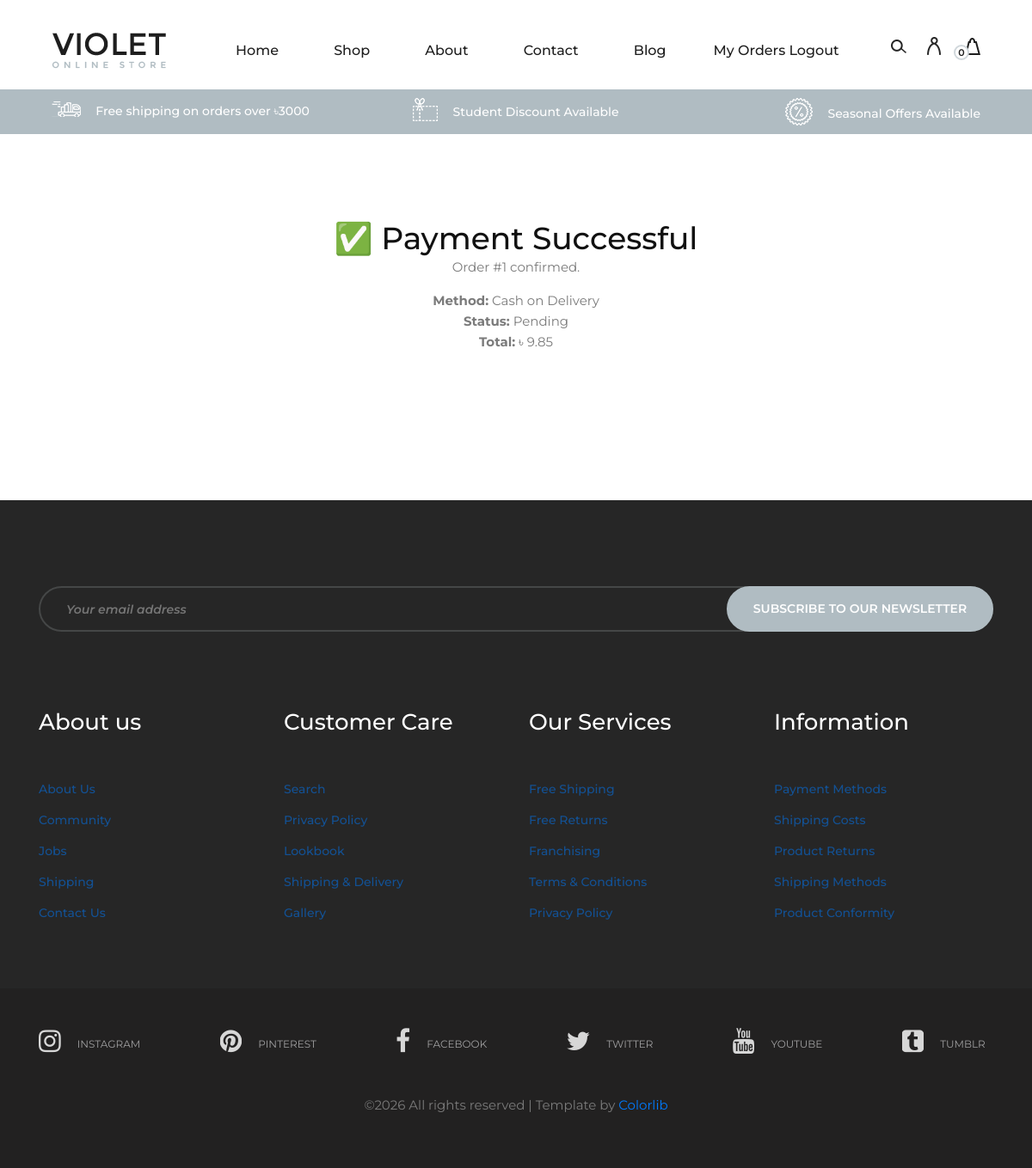
The app's page /payment/success/1/ (signed in) with its own data.
### product/models.py (models this page shows, shortened)
class Cart(models.Model):
    user = models.ForeignKey(
        settings.AUTH_USER_MODEL,
        related_name="carts",
        on_delete=models.CASCADE,
        null=True,
        blank=True
    )
    created_at = models.DateTimeField(auto_now_add=True)
    class Meta:
        ordering = ["-id"]

class Order(models.Model):
    STATUS_CHOICES = (
        ("pending", "Pending"),
        ("processing", "Processing"),
        ("shipped", "Shipped"),
        ("completed", "Completed"),
        ("cancelled", "Cancelled"),
    )
    user = models.ForeignKey(
        settings.AUTH_USER_MODEL,
        on_delete=models.CASCADE
    )
    first_name = models.CharField(max_length=100)
    last_name = models.CharField(max_length=100)
    email = models.EmailField()
    phone = models.CharField(max_length=20)
    address = models.TextField()
    total_amount = models.DecimalField(max_digits=10, decimal_places=2)
    payment_method = models.CharField(
        max_length=20,
        choices=[("cod", "Cash on Delivery"), ("card", "Card"), ("bkash", "Bkash")],
        default="cod"
    )
    status = models.CharField(
        max_length=20,
        choices=STATUS_CHOICES,
        default="pending",
        db_index=True
    )
    is_paid = models.BooleanField(default=False)
    created_at = models.DateTimeField(auto_now_add=True)
    class Meta:
        ordering = ["-created_at"]
        indexes = [
            models.Index(fields=["status"]),
            models.Index(fields=["created_at"]),
        ]

### product/views.py (the view)
# urls.py: path("payment/success/<int:order_id>/", payment_success, name="payment_success"),
@login_required
@require_GET
def payment_success(request, order_id):
    order = get_object_or_404(Order, id=order_id, user=request.user)
    return render(request, "order/payment_success.html", {"order": order})

### product/context_processors.py (called while the page is built)
def cart_context(request):
    if request.user.is_authenticated:
        cart = Cart.objects.filter(user=request.user).first()
        return {"cart": cart}
    return {"cart": None}

### product/templates/order/payment_success.html (shortened to what this page needs)
{% extends "base.html" %}
{% block content %}
<section class="checkout-section spad">
  <div class="container text-center">
    <h2>✅ Payment Successful</h2>
    <p>Order #{{ order.id }} confirmed.</p>
    <p>
      <strong>Method:</strong> {{ order.get_payment_method_display }} <br>
      <strong>Status:</strong> {{ order.get_status_display }} <br>
      <strong>Total:</strong> ৳ {{ order.total_amount|floatformat:2 }}
    </p>
    <a href="{% url 'orders' %}" class="primary-btn">Go to My Orders</a>
  </div>
</section>
{% endblock %}

### product/templates/header.html (shortened to what this page needs)
{% load static %}
<header class="header-section">
    <div class="container-fluid">
        <div class="inner-header">
            <div class="logo">
                <a href="{% url 'product:home' %}">
                    <img src="{% static 'img/logo.png' %}" alt="Sharar Store">
                </a>
            </div>
            <div class="header-right">
                <img src="{% static 'img/icons/search.png' %}" alt="Search" class="search-trigger">
                {% if user.is_authenticated %}
                    <img src="{% static 'img/icons/man.png' %}" alt="User">
                {% endif %}
                <a href="{% url 'product:cart' %}">
                    <img src="{% static 'img/icons/bag.png' %}" alt="Cart">
                    <span>
                        {% if cart %}
                            {{ cart.items.count }}
                        {% else %}
                            0
                        {% endif %}
                    </span>
                </a>
            </div>
            <div class="user-access">
                {% if user.is_authenticated %}
                    <a href="{% url 'product:orders' %}">My Orders</a>
                    <a href="{% url 'logout' %}">Logout</a>
                {% else %}
                    <a href="{% url 'registration' %}">Register</a>
                    <a href="{% url 'login' %}" class="in">Sign in</a>
                {% endif %}
            </div>
            <nav class="main-menu mobile-menu">
                <ul>
                    <li class="{% if request.path == '/' %}active{% endif %}">
                        <a href="{% url 'product:home' %}">Home</a>
                    </li>
                    <li>
                        <a href="#">Shop</a>
                    </li>
                    <li><a href="{% url 'about' %}">About</a></li>
                    <li><a href="{% url 'contact' %}">Contact</a></li>
                    <li><a href="#">Blog</a></li>
                </ul>
            </nav>
        </div>
    </div>
</header>
<div class="header-info">
    <div class="container-fluid">
        <div class="row">
            <div class="col-md-4">
                <div class="header-item">
                    <img src="{% static 'img/icons/delivery.png' %}" alt="">
                    <p>Free shipping on orders over ৳3000</p>
                </div>
            </div>
            <div class="col-md-4 text-left text-lg-center">
                <div class="header-item">
                    <img src="{% static 'img/icons/voucher.png' %}" alt="">
                    <p>Student Discount Available</p>
                </div>
            </div>
            <div class="col-md-4 text-left text-xl-right">
                <div class="header-item">
                    <img src="{% static 'img/icons/sales.png' %}" alt="">
                    <p>Seasonal Offers Available</p>
                </div>
            </div>
        </div>
    </div>
</div>

### product/static/css/style.css (style rules this page uses)
html, body { height: 100%; font-family: "Montserrat", sans-serif; -webkit-font-smoothing: antialiased; font-smoothing: antialiased; background: none; }
h1, h2, h3, h4, h5, h6 { margin: 0; color: #111111; font-weight: 500; font-family: "Montserrat", sans-serif; }
h2 { font-size: 36px; }
p { font-size: 15px; color: #7b7b7b; font-weight: 400; line-height: 1.6; font-family: "Montserrat", sans-serif; margin: 0 0 15px 0; }
img { max-width: 100%; }
ul, ol { padding: 0; margin: 0; }
.spad { padding-top: 100px; padding-bottom: 100px; }
.primary-btn { color: #fff; display: inline-block; font-size: 14px; font-weight: 600; padding: 16px 40px; border: 2px solid #fff; border-radius: 50px; text-transform: uppercase; }
.header-section { height: 104px; padding-top: 38px; padding-bottom: 24px; padding-left: 45px; padding-right: 45px; }
.inner-header .logo { float: left; }
.inner-header .header-right { float: right; line-height: 30px; }
.inner-header .header-right img { display: inline-block; margin-right: 20px; cursor: pointer; }
.inner-header .header-right a { display: inline-block; position: relative; }
.inner-header .header-right a img { margin-right: 0; margin-left: 4px; }
.inner-header .header-right a span { font-size: 11px; color: #1e1e1e; width: 18px; height: 18px; border: 2px solid #D0D7DB; background: #fff; display: inline-block; line-height: 15px; text-align: center; border-radius: 50%; font-weight: 600; position: absolute; left: -9px; top: 14px; }
.inner-header .user-access { float: right; margin-right: 100px; }
.inner-header .user-access a { color: #1e1e1e; font-size: 16px; display: inline-block; font-weight: 500; position: relative; line-height: 42px; }
.inner-header .main-menu { float: right; margin-right: 150px; }
.inner-header .main-menu ul li { display: inline-block; margin-left: 60px; position: relative; }
.inner-header .main-menu ul li a { color: #1e1e1e; font-size: 16px; display: inline-block; font-weight: 500; position: relative; line-height: 42px; }
.inner-header .main-menu ul li a:after { position: absolute; left: 0; bottom: 7px; width: 100%; height: 2px; background: #1e1e1e; content: ""; opacity: 0; -webkit-transform: all 0.3s; -webkit-transition: all 0.3s; transition: all 0.3s; }
.header-info { background: #B0BCC2; overflow: hidden; padding: 10px 45px; }
.header-info .header-item { overflow: hidden; }
.header-info .header-item img { display: inline-block; margin-right: 13px; }
.header-info .header-item p { display: inline-block; line-height: 1; font-size: 14px; color: #fff; font-weight: 500; margin-bottom: 0; position: relative; top: 3px; }
@media only screen and (min-width: 1200px) and (max-width: 1340px) { .inner-header .user-access { margin-right: 60px; } }
@media only screen and (min-width: 1200px) and (max-width: 1340px) { .inner-header .main-menu { margin-right: 55px; } }

### records on screen
Cart: items.count "0"
Order: id "1", payment_method "Cash on Delivery", status "Pending", total_amount "9.85"
